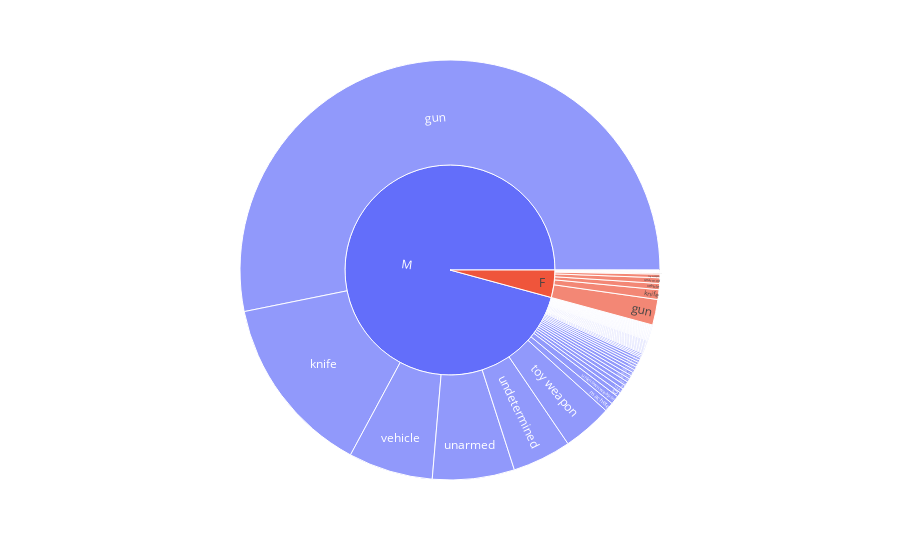

Notebook code cell kept with this figure:
### Code cell
fig = px.sunburst(path=[kind_of_weapons.gender,kind_of_weapons.armed], values=killed_with_armed.name)
fig.show()

### Figure 1 — Plotly figure (JSON) as saved in the notebook; plotly's stock layout.template omitted (floating-point values rounded to 4 significant figures)
{"data": [{"branchvalues": "total", "domain": {"x": [0, 1], "y": [0, 1]}, "hovertemplate": "labels=%{label}<br>value=%{value}<br>parent=%{parent}<br>id=%{id}<extra></extra>", "ids": ["M/0", "M/Taser", "M/air conditioner", "F/ax", "M/ax", "F/baseball bat", "M/baseball bat", "M/baseball bat and bottle", "M/baseball bat and fireplace poker", "M/baton", "M/bayonet", "M/bean-bag gun", "M/beer bottle", "M/blunt object", "M/box cutter", "M/brick", "M/carjack", "M/chain", "M/chain saw", "M/contractor's level", "M/cordless drill", "M/crossbow", "M/crowbar", "M/fireworks", "M/flagpole", "M/flashlight", "M/garden tool", "M/glass shard", "F/gun", "M/gun", "M/gun and knife", "M/guns and explosives", "F/hammer", "M/hammer", "M/hand torch", "F/hatchet", "M/hatchet", "M/hatchet and gun", "F/knife", "M/knife", "M/lawn mower blade", "M/machete", "M/machete and gun", "M/meat cleaver", "M/metal hand tool", "M/metal object", "M/metal pipe", "M/metal pole", "M/metal rake", "M/metal stick", "M/motorcycle", "M/nail gun", "M/oar", "M/pen", "M/pick-axe", "M/piece of wood", "M/pipe", "M/pitchfork", "M/pole", "M/pole and knife", "M/rock", "F/scissors", "M/scissors", "M/screwdriver", "M/sharp object", "M/shovel", "M/spear", "M/stapler", "M/straight edge razor", "M/sword", "M/tire iron", "F/toy weapon", "M/toy weapon", "F/unarmed", "M/unarmed", "F/undetermined", "M/undetermined", "F/unknown weapon", "M/unknown weapon", "F/vehicle", "M/vehicle", "F", "M"], "labels": ["0", "Taser", "air conditioner", "ax", "ax", "baseball bat", "baseball bat", "baseball bat and bottle", "baseball bat and fireplace poker", "baton", "bayonet", "bean-bag gun", "beer bottle", "blunt object", "box cutter", "brick", "carjack", "chain", "chain saw", "contractor's level", "cordless drill", "crossbow", "crowbar", "fireworks", "flagpole", "flashlight", "garden tool", "glass shard", "gun", "gun", "gun and knife", "guns and explosives", "hammer", "hammer", "hand torch", "hatchet", "hatchet", "hatchet and gun", "knife", "knife", "lawn mower blade", "machete", "machete and gun", "meat cleaver", "metal hand tool", "metal object", "metal pipe", "metal pole", "metal rake", "metal stick", "motorcycle", "nail gun", "oar", "pen", "pick-axe", "piece of wood", "pipe", "pitchfork", "pole", "pole and knife", "rock", "scissors", "scissors", "screwdriver", "sharp object", "shovel", "spear", "stapler", "straight edge razor", "sword", "tire iron", "toy weapon", "toy weapon", "unarmed", "unarmed", "undetermined", "undetermined", "unknown weapon", "unknown weapon", "vehicle", "vehicle", "F", "M"], "name": "", "parents": ["M", "M", "M", "F", "M", "F", "M", "M", "M", "M", "M", "M", "M", "M", "M", "M", "M", "M", "M", "M", "M", "M", "M", "M", "M", "M", "M", "M", "F", "M", "M", "M", "F", "M", "M", "F", "M", "M", "F", "M", "M", "M", "M", "M", "M", "M", "M", "M", "M", "M", "M", "M", "M", "M", "M", "M", "M", "M", "M", "M", "M", "F", "M", "M", "M", "M", "M", "M", "M", "M", "M", "F", "M", "F", "M", "F", "M", "F", "M", "F", "M", "", ""], "type": "sunburst", "values": [9, 9, 1, 1, 8, 1, 7, 1, 1, 2, 1, 1, 2, 5, 7, 2, 1, 1, 2, 1, 1, 6, 1, 1, 1, 1, 1, 1, 50, 1348, 5, 3, 1, 6, 1, 1, 5, 2, 19, 354, 1, 18, 1, 2, 1, 2, 7, 2, 1, 3, 1, 1, 1, 1, 1, 2, 2, 1, 1, 1, 3, 1, 2, 5, 2, 2, 1, 1, 1, 8, 1, 7, 97, 11, 160, 2, 115, 1, 17, 12, 165, 107, 2428]}], "layout": {"legend": {"tracegroupgap": 0}, "margin": {"t": 60}}}
